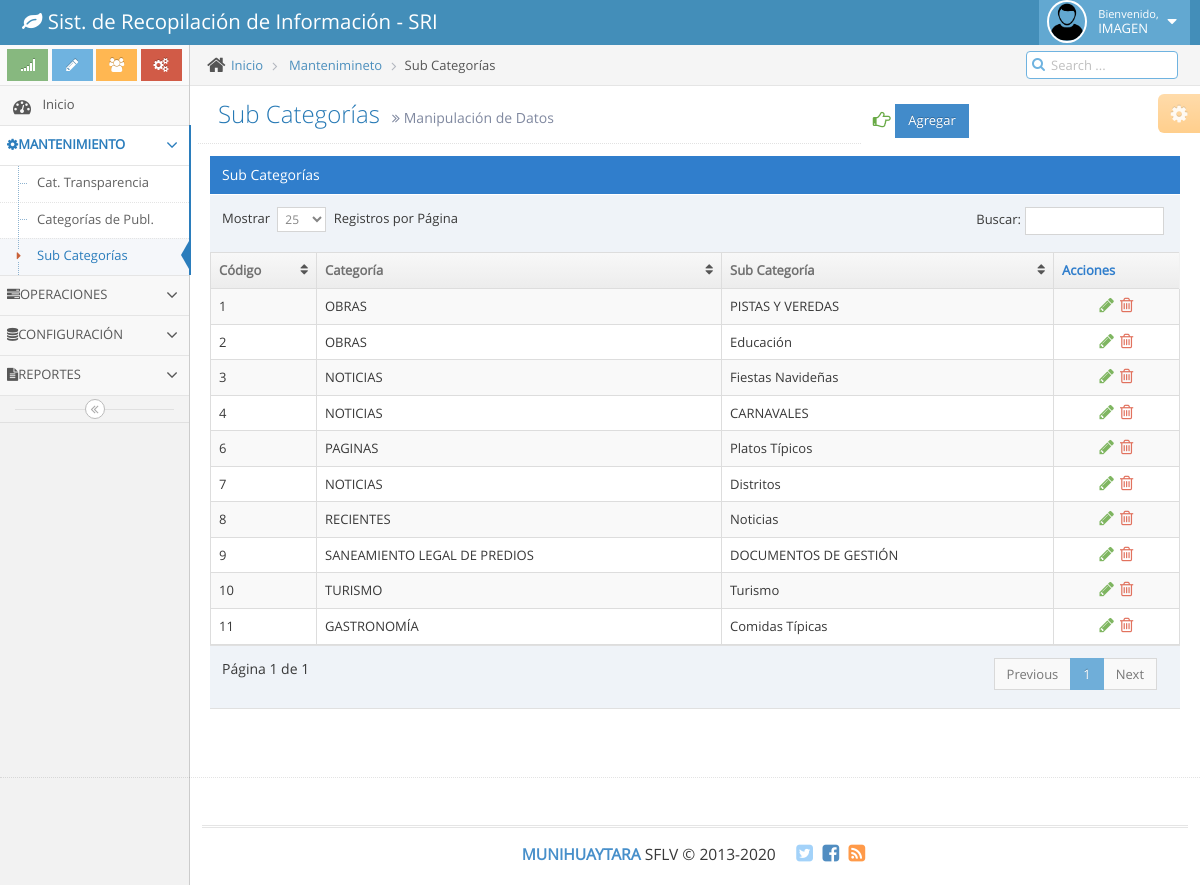
Page /adminweb/vistas/v_sub_categoria.php (signed in) on the committed database.
### tables this page shows
CREATE TABLE `menu` (
  `idmenu` int(11) NOT NULL,
  `nombre_menu` varchar(45) DEFAULT NULL,
  `direccion` varchar(100) DEFAULT NULL,
  `clase_llamar` varchar(45) DEFAULT NULL,
  `dependencia` int(11) DEFAULT NULL,
  `font_icon` varchar(45) DEFAULT NULL
);

CREATE TABLE `sub_categoria` (
  `idsub_categoria` int(11) NOT NULL,
  `idcategoria` int(11) NOT NULL,
  `nombre_sub_cat` varchar(100) NOT NULL
);

CREATE TABLE `categoria_publicacion` (
  `idcategoria_publicacion` int(11) NOT NULL,
  `nombre` varchar(45) NOT NULL
);

### adminweb/clases/sub_categoria.php (the view, shortened to what this page needs)
<?php
class sub_categoria{
public function lista_tablas(){
 try {
$conexion=new Conexion();
$conectado=$conexion->conectar();
$sql="SELECT idsub_categoria,categoria_publicacion.nombre,nombre_sub_cat,idcategoria FROM sub_categoria
inner join categoria_publicacion on categoria_publicacion.idcategoria_publicacion=sub_categoria.idcategoria;";
$result=$conectado->prepare($sql);
$result->execute([]);
foreach ($result as $filas) {
echo '<tr>';
echo '<td >'.$filas[0].'</td>';
echo '<td >'.$filas[1].'</td>';
echo '<td >'.$filas[2].'</td>';
echo '<td class="center">';
echo '<div class="action-buttons">';
echo '<a class="green tooltip-success editar" data-rel="tooltip" title="Editar" href="#modal-form" role="button" data-toggle="modal">';
echo '<i class="ace-icon fa fa-pencil bigger-130"></i>';
echo '</a>';
echo '<a class="red eliminar tooltip-error" data-rel="tooltip" title="Eliminar" href="#">';
echo '<i class="ace-icon fa fa-trash-o bigger-130"></i>';
echo '</a>';
echo '</div>';
echo '</td>';
echo '</tr>';
}
} catch (Exception $exc) {
echo $exc->getTraceAsString();
}
}
}

### adminweb/clases/read_main.php (shortened to what this page needs)
<?php
class Read_main{
    public function list_menu($usuario,$modulo,$complemento_direccion){
        try {
            $conexion=new Conexion();
            $conectar=$conexion->conectar();
            $sql="select menu.nombre_menu,menu.clase_llamar,menu.direccion,menu.dependencia,menu.font_icon,menu.idmenu
                    from accesos_usuario
                    inner join usuario on accesos_usuario.idusuario=usuario.id_ususario
                    inner join menu on accesos_usuario.idmenu=menu.idmenu
                    where usuario.id_ususario=? and accesos_usuario.access=true and menu.dependencia is null ";
            $result=$conectar->prepare($sql);
            $result->execute(array($usuario));
            foreach ($result as $list_main) {
                echo '<li class="'.$list_main[1].'" id="mm'.$list_main[5].'">';
                echo '<a href="#" class="dropdown-toggle">';
		echo	'<i class="'.$list_main[4].'"></i>';
		echo	'<span class="menu-text">';
                    echo    $list_main[0];
		echo	'</span>';
		echo	'<b class="arrow fa fa-angle-down"></b>';
                echo    '<b class="arrow"></b>';
                echo  '</a>';
                $subsql="select menu.nombre_menu,menu.clase_llamar,menu.direccion,menu.dependencia,menu.font_icon,menu.idmenu
                    from accesos_usuario
                   inner join usuario on accesos_usuario.idusuario=usuario.id_ususario
                    inner join menu on accesos_usuario.idmenu=menu.idmenu
                    where usuario.id_ususario=? and accesos_usuario.access=true and menu.dependencia=?
                    order by menu.nombre_menu asc ";
                $subresult=$conectar->prepare($subsql);
                $subresult->execute([$usuario,$list_main[5]]);
                if ($subresult->rowCount()>0) {
                   echo '<ul class="submenu">';
                    foreach ($subresult as $list_submain) {
                        echo '<li class="" id="mm'.$list_submain[5].'">';
                            echo '<a href="'.$complemento_direccion.$list_submain[2].'" >';
                            echo '<i class="menu-icon fa fa-caret-right"></i>';
				echo $list_submain[0];
                            echo '<b class="arrow"></b>';
                            echo '</a>';
                        echo '</li>';
                    }
                   echo '</ul>';
                }
                echo '</li>';
            }
        } catch (Exception $exc) {
            header('location: read_main.php');
            echo $exc->getTraceAsString();
        }
    }
}

### rows in the picture
menu: nombre_menu "MANTENIMIENTO"
menu: nombre_menu "Cat. Transparencia"
menu: nombre_menu "Categorías de Publ."
menu: nombre_menu "Sub Categorías"
menu: nombre_menu "OPERACIONES"
menu: nombre_menu "CONFIGURACIÓN"
menu: nombre_menu "REPORTES"
sub_categoria: idsub_categoria "1", idcategoria.nombre "OBRAS", nombre_sub_cat "PISTAS Y VEREDAS"
sub_categoria: idsub_categoria "2", idcategoria.nombre "OBRAS", nombre_sub_cat "Educación"
sub_categoria: idsub_categoria "3", idcategoria.nombre "NOTICIAS", nombre_sub_cat "Fiestas Navideñas"
sub_categoria: idsub_categoria "4", idcategoria.nombre "NOTICIAS", nombre_sub_cat "CARNAVALES"
sub_categoria: idsub_categoria "6", idcategoria.nombre "PAGINAS", nombre_sub_cat "Platos Típicos"
sub_categoria: idsub_categoria "7", idcategoria.nombre "NOTICIAS", nombre_sub_cat "Distritos"
sub_categoria: idsub_categoria "8", idcategoria.nombre "RECIENTES", nombre_sub_cat "Noticias"
sub_categoria: idsub_categoria "9", idcategoria.nombre "SANEAMIENTO LEGAL DE PREDIOS", nombre_sub_cat "DOCUMENTOS DE GESTIÓN"
sub_categoria: idsub_categoria "10", idcategoria.nombre "TURISMO", nombre_sub_cat "Turismo"
sub_categoria: idsub_categoria "11", idcategoria.nombre "GASTRONOMÍA", nombre_sub_cat "Comidas Típicas"

### other values in the picture
$_SESSION['mwusuario'] "IMAGEN"
